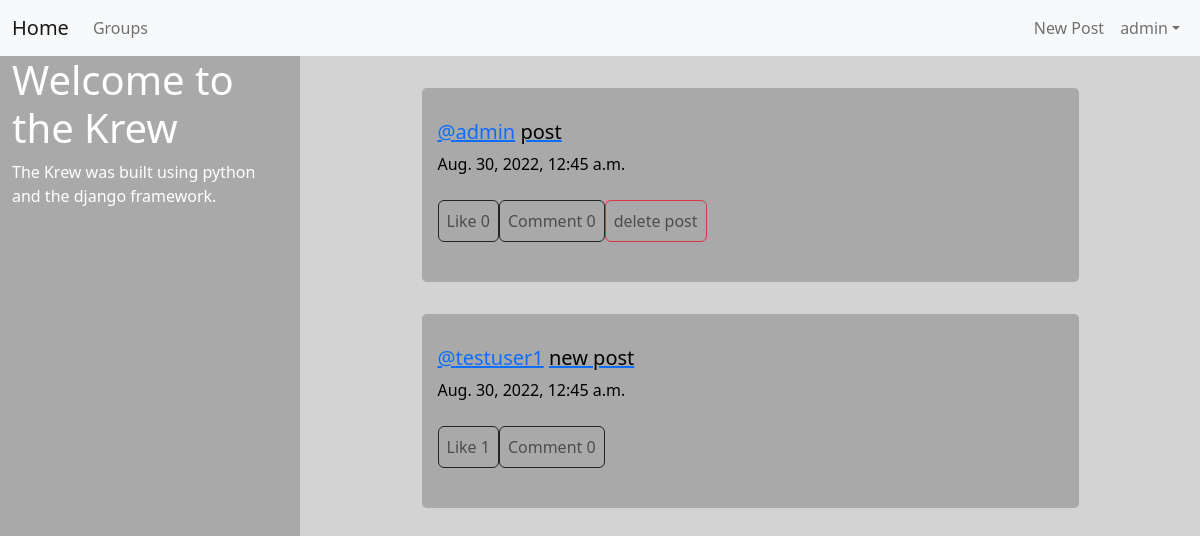
The app's page /posts/post_list/ (signed in), older data.
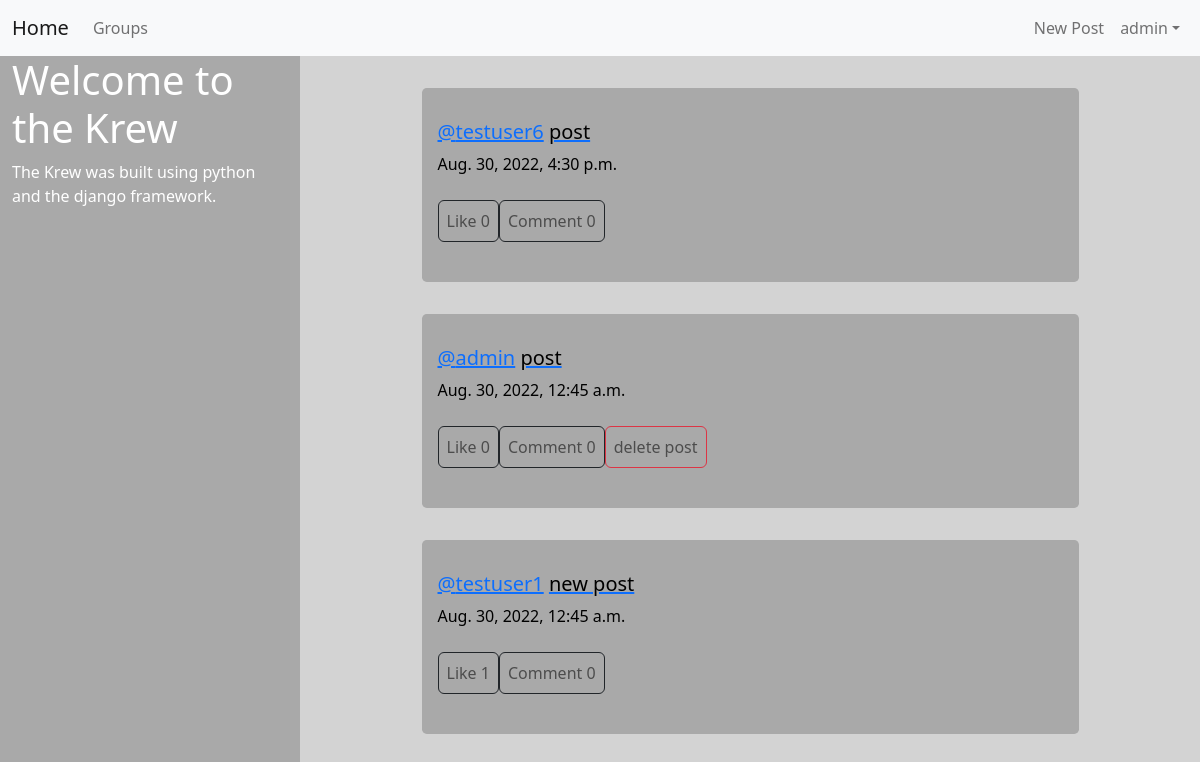
The same page, newer data.
### posts/models.py (models this page shows, shortened)
class Post(models.Model):
    message = models.TextField(max_length=144)
    author = models.ForeignKey(User, related_name='posts', on_delete=models.CASCADE)
    created_at = models.DateTimeField(auto_now_add=True, editable=False)
    likes = models.ManyToManyField(User, related_name='likes', blank=True)
    like_count = models.PositiveIntegerField(default=0)
    class Meta:
        ordering = ['-created_at']

### posts/views.py (the view)
class PostList(LoginRequiredMixin,ListView):
    model = models.Post

### posts/templates/posts/post_list.html
{% extends 'posts/post_base.html' %}
{% block post_content %}
    <div class="contianer">
        {% for post in post_list %}
            {% include 'posts/_post.html' %}
        {% endfor %}
    </div>
{% endblock post_content %}

### posts/templates/posts/post_base.html (shortened to what this page needs)
{% extends 'base.html' %}
{% block content %}
<div class="container-fluid min-vh-100 d-flex flex-column">
    <div class="row flex-grow-1">
        <div class="col-md-3">
            <div class="jumbo">
                {% block profile %}
                <h1>Welcome to the Krew</h1>
                <p>The Krew was built using python and the django framework.</p>
                {% endblock profile %}
            </div>
        </div>
        <div class="col-md-9">
            {% block post_content %}
            {% endblock post_content %}
           </div>
        </div>
    </div>
{% endblock content %}

### templates/base.html (shortened to what this page needs)
<!DOCTYPE html>
{% load static %}
<html>
    <head>
        <link href="https://cdn.jsdelivr.net/npm/bootstrap@5.2.0/dist/css/bootstrap.min.css" rel="stylesheet">
        <link rel="stylesheet" href="{% static '/krew_social/css/master.css'%}">
    </head>
    <body>
        <nav class="navbar sticky-top navbar-expand-lg bg-light">
            <div class="container-fluid">
                {% if user.is_authenticated %}
                <a href="{% url 'posts:posts' %}" class="navbar-brand">Home</a>
                {% else %}
                <a href="{% url 'index' %}" class="navbar-brand">Home</a>
                {% endif %}
                {% if user.is_authenticated %}
                <div class="collapse navbar-collapse" id="navbarNavDropdown">
                    <ul class="navbar-nav">
                        <li class="navbar-item">
                            <a href="#" class="nav-link" aria-current="page">Groups</a>
                        </li>
                    </ul>
                {% endif %}
                    <ul class="navbar-nav ms-auto mb-2 mb-lg-0">
                        {% if user.is_authenticated %}
                        <li class="nav-item">
                            <a class="nav-link" href="{% url 'posts:new_post' %}">New Post</a>
                        </li>
                        <li class="nav-item dropdown">
                            <a href="#" class="nav-link dropdown-toggle" role="button" data-bs-toggle="dropdown" aria-expanded="false">{{user.username}}</a>
                        {% endif %}
                    </li>
                    </ul>
                </div>
            </div>
        </nav>
        {% block content %}
        {% endblock content %}
    </body>
</html>

### posts/templates/posts/_post.html (shortened to what this page needs)
<div class="post media">
    <div class="jumbotron">
        <h5 class="media-heading">
        <span class="username">
            <a href="{% url 'posts:profile' username=post.author.username %}">@{{post.author.username}}</a>
        </span>
        <a href="{% url 'posts:single' pk=post.pk %}">
            <span class="post_content">{{post.message}}</span>
        </a>
        </h5>
        <time class="time">
            <p>{{post.created_at}}</p>
        </time>
        <nav class="navbar nav-post navbar-expand-lg">
            <ul class="navbar-nav">
                {% if user in post.likes.all %}
                <form class='form-inline' action="{% url 'posts:unlike' pk=post.pk %}"  method="POST">
                    {% csrf_token %}
                    <button type="submit" class="nav-link btn btn-outline-dark" name="post_pk" value="{{post.pk}}">Unlike {{post.likes.count}}</button>
                </form>
                {% else %}
                <form class='form-inline' action="{% url 'posts:like' pk=post.pk %}"  method="POST">
                <button type="submit" class="nav-link btn btn-outline-dark" name="post_pk" value="{{post.pk}}">Like {{post.likes.count}}</button>
                </form>
                {% endif %}
            {% if user.is_authenticated %}
            <li class="nav-item">
                <a href="#" class="nav-link btn btn-outline-dark">Comment {{post.comments.count}}</a>
            </li>
            {% endif %}
            <li class="nav-item">
                {% if user.is_authenticated and post.author == user %}
                <a href="{% url 'posts:delete' pk=post.pk %}" class="nav-link btn btn-outline-danger">delete post</a>
            {% endif %}
            </li>
            </ul>
        </nav>
    </div>
</div>

### static/krew_social/css/master.css (style rules this page uses)
.jumbotron { margin: auto; padding: 2rem 1rem; margin-top: 2rem; background-color: darkgrey; border-radius: .3rem; width: 75% !important; }
body { padding-top: 0px; }
.post_content { color: black; text-decoration: none !important; }
.nav-post { text-align: center; }
div.col-md-3 { background-color: darkgrey; color: White; overflow: hidden; }
div.col-md-9 { height: 65rem; background-color: lightgray; color: black; overflow:auto; }

Row changes from the older to the newer data that the page shows:
added Post: author.username "testuser6", message "post", created_at "Aug. 30, 2022, 4:30 p.m.", likes.count "0", comments.count "0"
